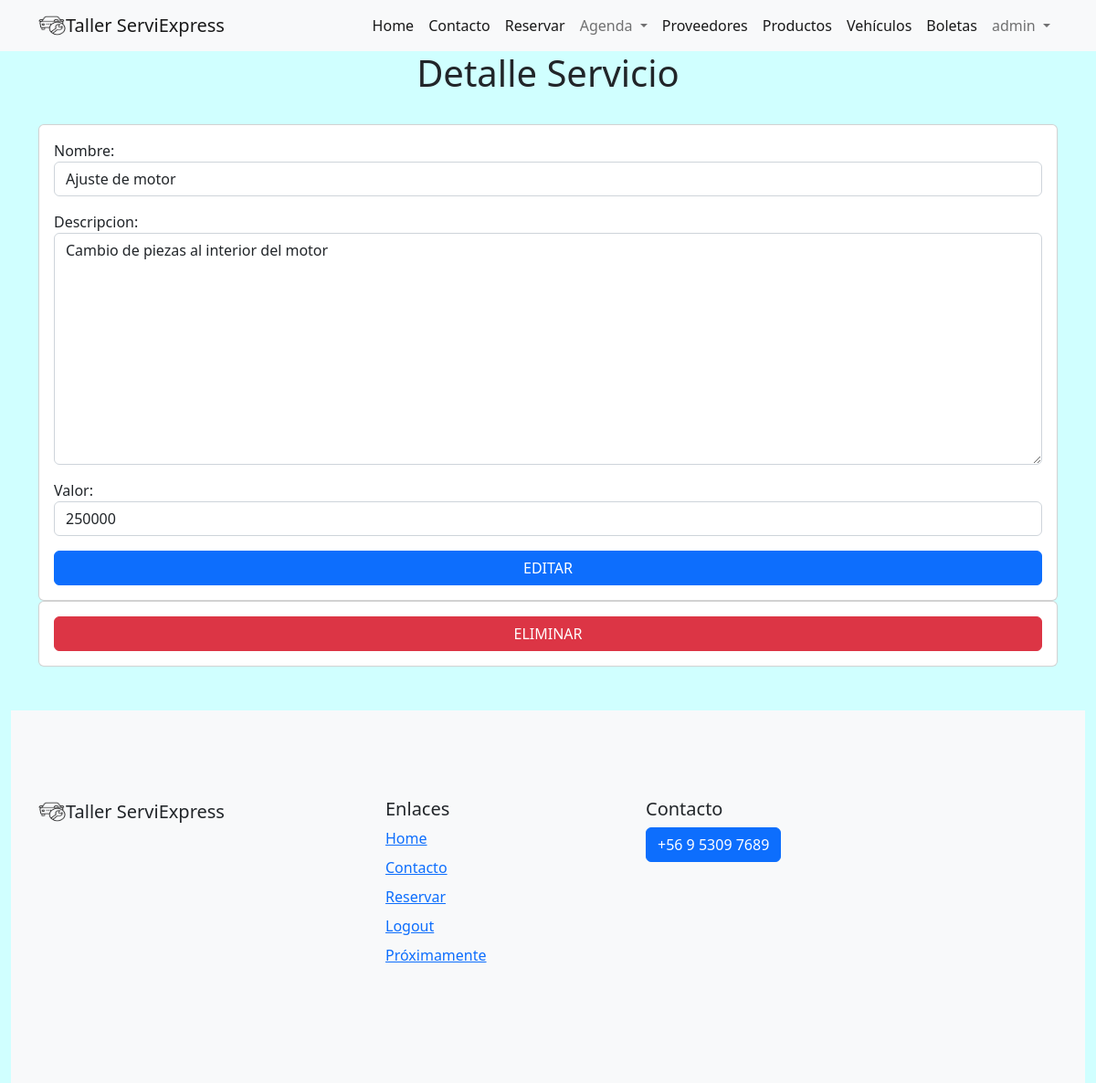
Before: /servicios/1/ (signed in) with the older database file.
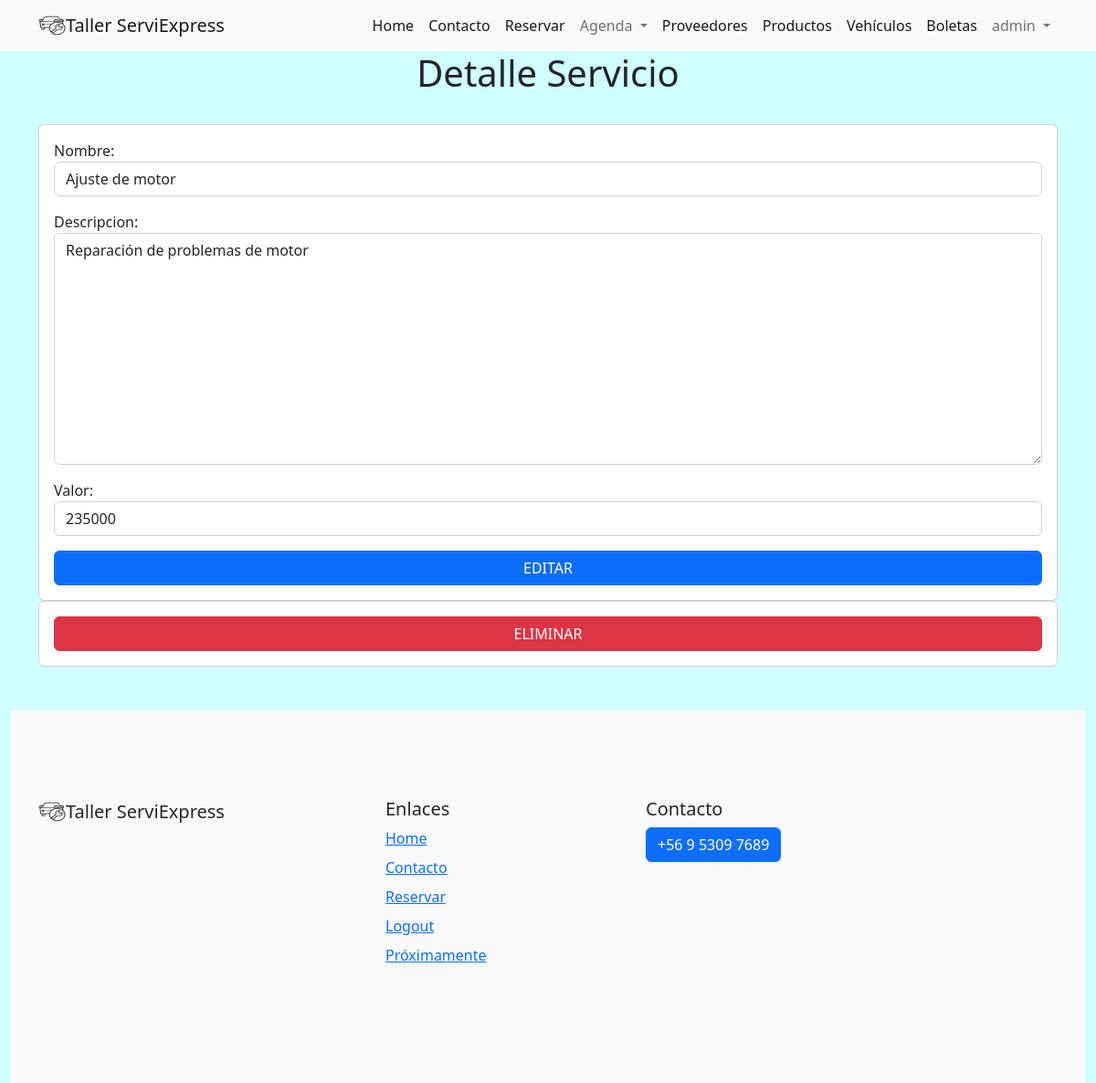
After: the same page with the newer database file.
### task/models.py (models this page shows, shortened)
class Servicio(models.Model):
    id = models.AutoField(primary_key=True)
    nombre = models.CharField(max_length=30)
    descripcion = models.TextField(blank=True)
    valor = models.IntegerField(blank=True,editable=True)

### task/views.py (the view, shortened to what this page needs)
# urls.py: path('servicios/<int:id>/', views.detalleServicio,name='detalleServicio'),
@login_required
def detalleServicio(request, id):
    if request.method == 'GET':
        servicio = get_object_or_404(Servicio, pk=id)
        form = ServicioForm(instance=servicio)
        return render(request,'detalleServicio.html',{
            'servicio' : servicio, 'form': form
        })

### task/forms.py
class ServicioForm(ModelForm):
    class Meta:
        model = Servicio
        fields = ['nombre','descripcion', 'valor']
        widgets = {
            'nombre' : TextInput(attrs={'class': 'form-control'}),
            'descripcion' : Textarea(attrs={'class': 'form-control'}),
            'valor' : NumberInput(attrs={'class': 'form-control'})
        }

### task/templates/detalleServicio.html (shortened to what this page needs)
{% extends 'base.html' %}
{% block content%}
{% load static %}
<h1 class="text-center">Detalle Servicio</h1>
<br>
<main class="container">
    <div class="row">
        <div class="col-md-8s ">
            <form method="POST" class="card card-body ">
                {{form.as_p}}
                <input name="" id="editar" class="btn btn-primary" type="submit" value="EDITAR">
            </form>
            <form action="{% url 'eliminarServicio' servicio.id %}" method="POST" class="card card-body ">
                <input name=""  class="btn btn-danger" type="submit" value="ELIMINAR">
            </form>
        </div>
    </div>
</main>
{% endblock %}

Changed rows visible on the page:
changed Servicio "Ajuste de motor": descripcion "Cambio de piezas al interior del motor" → "Reparación de problemas de motor"; valor "250000" → "235000"
